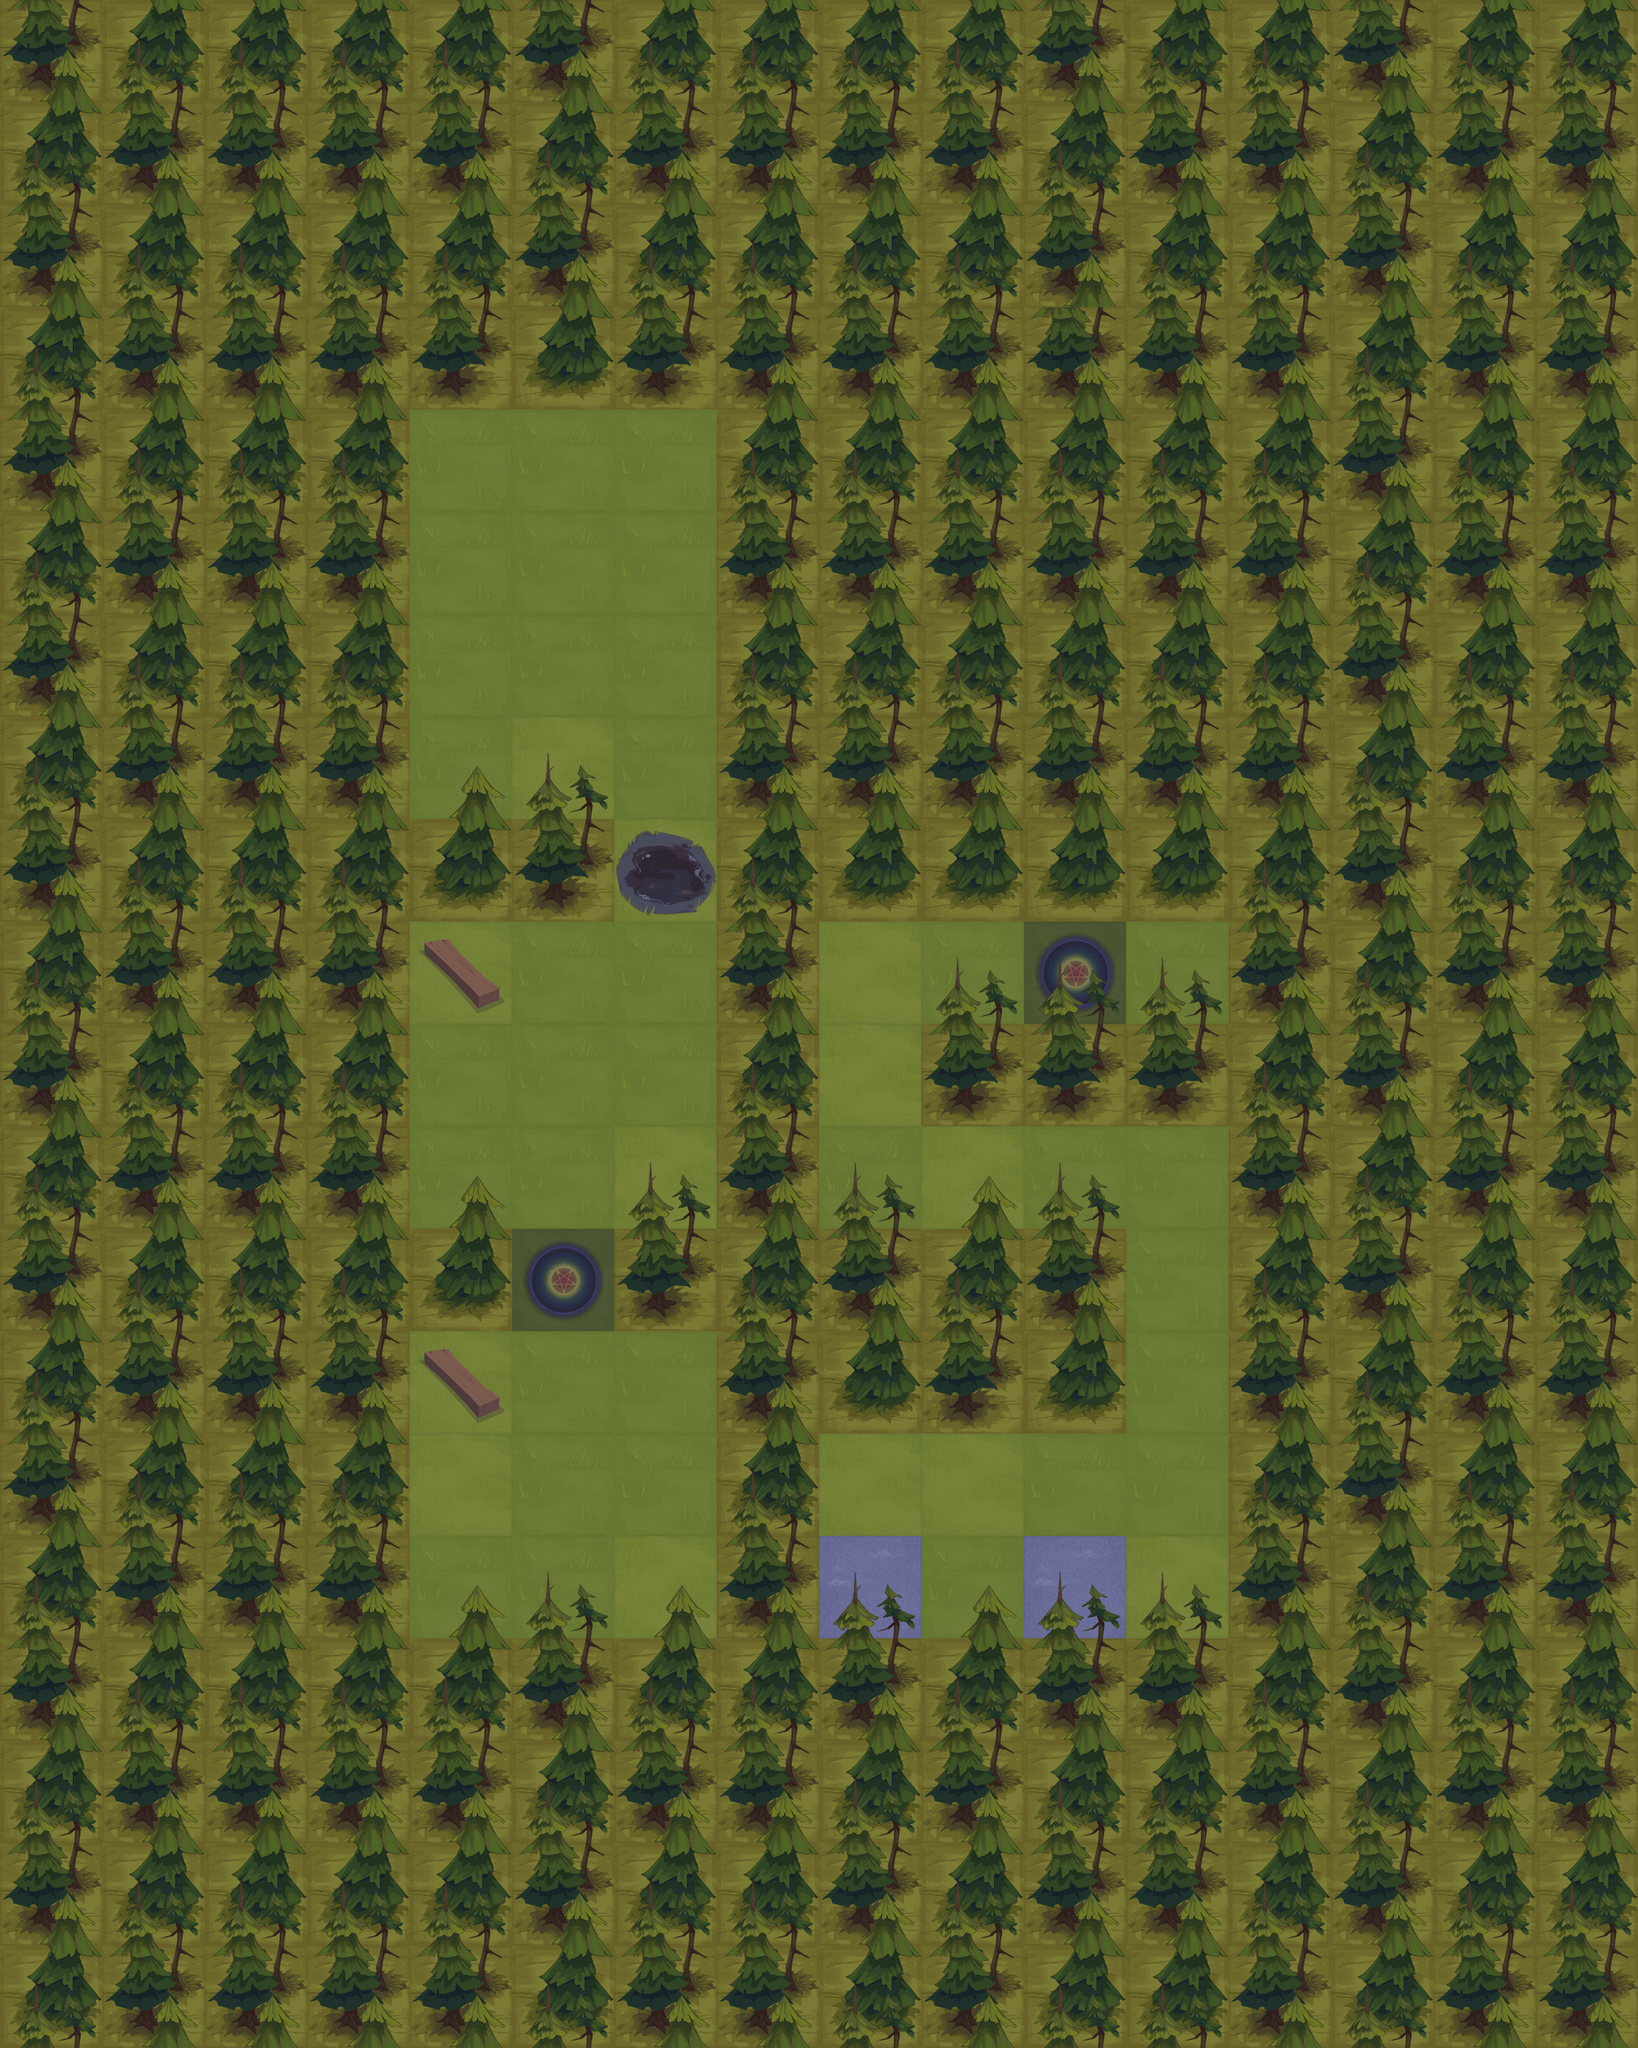

This game map was drawn from its Tiled (.tmx) file and the tilesets committed beside it. A one-line description and the trimmed map source follow:
An orthogonal 16x20 tile map with 144x144 px tiles, 7 tile layers (wall, lawn, trap, hideWay, ...), 4 tilesets and 14 objects.

<map version="1.0" tiledversion="2018.05.24" orientation="orthogonal" renderorder="left-down" width="16" height="20" tilewidth="144" tileheight="144" infinite="0" nextlayerid="15" nextobjectid="20">
 <tileset firstgid="1" name="wall_Ground" tilewidth="144" tileheight="144" tilecount="20" columns="4">
  <image source="../mapRes/wall_Ground.png" width="576" height="720" />
 </tileset>
 <tileset firstgid="21" name="goods" tilewidth="144" tileheight="144" tilecount="3" columns="3">
  <image source="../mapRes/goods.png" width="432" height="144" />
 </tileset>
 <tileset firstgid="24" name="trap_pool_gate" tilewidth="144" tileheight="144" tilecount="60" columns="12">
  <image source="../mapRes/trap_pool_gate.png" width="1728" height="720" />
 </tileset>
 <tileset firstgid="84" name="monster" tilewidth="144" tileheight="144" tilecount="36" columns="6">
  <image source="../mapRes/monster.png" width="864" height="864" />
 </tileset>
 <layer id="6" name="wall" width="16" height="20" locked="1">
  <data>[320 cells, 77 non-empty, 1 distinct tile ids]</data>
 </layer>
 <layer id="7" name="lawn" width="16" height="20" locked="1">
  <data>[320 cells, 140 non-empty, 3 distinct tile ids]</data>
 </layer>
 <layer id="10" name="trap" width="16" height="20" locked="1">
  <data>[320 cells, 1 non-empty, 1 distinct tile ids]</data>
 </layer>
 <layer id="14" name="hideWay" width="16" height="20" locked="1">
  <data>[320 cells, 20 non-empty, 3 distinct tile ids]</data>
 </layer>
 <layer id="11" name="monster" width="16" height="20" locked="1">
  <data>[320 cells, 2 non-empty, 1 distinct tile ids]</data>
 </layer>
 <layer id="8" name="goods" width="16" height="20" locked="1">
  <data>[320 cells, 2 non-empty, 1 distinct tile ids]</data>
 </layer>
 <layer id="9" name="sence" width="16" height="20" locked="1">
  <data>[320 cells, 268 non-empty, 6 distinct tile ids]</data>
 </layer>
 <objectgroup id="13" name="ground">
  <properties>
   <property name="form" type="int" value="1" />
  </properties>
  <object id="19" x="576" y="576">
   <properties>
    <property name="form" type="int" value="0" />
   </properties>
   <polygon points="0,0 1152,0 1152,1728 0,1728" />
  </object>
 </objectgroup>
 <objectgroup id="12" name="object" locked="1">
  <object id="1" x="576" y="2160" width="144" height="144">
   <properties>
    <property name="id" value="102" />
   </properties>
  </object>
  <object id="3" x="864" y="2160" width="144" height="144">
   <properties>
    <property name="id" value="103" />
   </properties>
  </object>
  <object id="4" x="1296" y="2160" width="144" height="144">
   <properties>
    <property name="id" value="101" />
   </properties>
  </object>
  <object id="5" x="576" y="1872" width="144" height="144">
   <properties>
    <property name="id" value="401" />
   </properties>
  </object>
  <object id="6" x="576" y="1296" width="144" height="144">
   <properties>
    <property name="id" value="401" />
   </properties>
  </object>
  <object id="9" x="864" y="1152" width="144" height="144">
   <properties>
    <property name="id" value="201" />
    <property name="type" value="1" />
   </properties>
  </object>
  <object id="10" x="1152" y="1440" width="144" height="144">
   <properties>
    <property name="id" value="412" />
   </properties>
  </object>
  <object id="11" x="1584" y="1728" width="144" height="144">
   <properties>
    <property name="id" value="411" />
   </properties>
  </object>
  <object id="13" x="1152" y="2160" width="144" height="144">
   <properties>
    <property name="id" value="104" />
   </properties>
  </object>
  <object id="14" x="1440" y="2160" width="144" height="144">
   <properties>
    <property name="id" value="104" />
   </properties>
  </object>
  <object id="15" x="1440" y="1296" width="144" height="144">
   <properties>
    <property name="id" value="301" />
    <property name="type" value="1" />
   </properties>
  </object>
  <object id="16" x="720" y="864" width="144" height="144">
   <properties>
    <property name="id" value="414" />
    <property name="power" value="2" />
   </properties>
  </object>
  <object id="17" x="720" y="1728" width="144" height="144">
   <properties>
    <property name="id" value="301" />
    <property name="type" value="1" />
   </properties>
  </object>
 </objectgroup>
</map>
